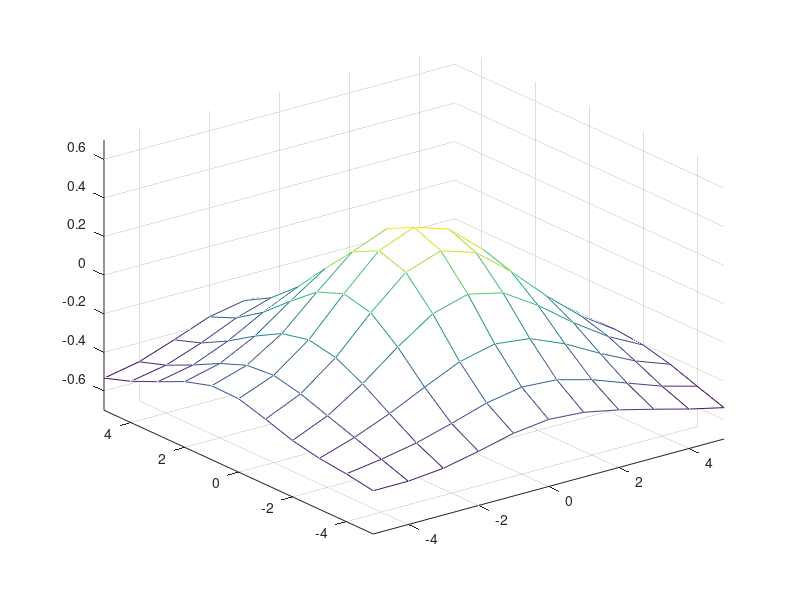

The MATLAB script that drew this image:

%define variables
hidden=200
epoch=300

%the bottom plane is X and Y
x=[-5:1:5]';
y=x;
%the terrain is Z.
z=exp(-x.*x*0.1) * exp(-y.*y*0.1)' - 0.5;

%the size of the graph
gridsize = size(x, 1);
ndata = gridsize*gridsize;
eta = 0.001;
alpha = 0.9;


%Transform z into a vector with 1 rows and num_points columns
targets = reshape (z, 1, ndata);
%Meshgrid, take x and y and produce matrices xx and yy
[xx, yy] = meshgrid (x, y);
%Create a matrix 
patterns = [reshape(xx, 1, ndata); reshape(yy, 1, ndata)];

[insize, ndata] = size(patterns);
[outsize, ndata] = size(targets);


%
%rand returns interval (0,1) we want interval (?1/?d,1/?d), therefore we
%take -2*1/?d and then +1/?d

%we want input to the node to be between -1 and 1, therefore we "normalize"
%the weight value with this formula. We want the input to the node to be

%from -1 to 1 because the S function inside the node only differs between
%-1 and 1, lesser and greater values are just the same. So we want to land
%somewhere between -1 and 1 on the S-func to get variating values.


v = rand(outsize,hidden+1)* 2/sqrt(insize) - 1/sqrt(insize);
w = rand(hidden,(insize+1))* 2/sqrt(insize) - 1/sqrt(insize);

dv = zeros(outsize,(hidden+1));
dw = zeros(hidden,(insize+1));

X = [patterns; ones(1,ndata)];


for i = 1:epoch 
    %Forward
    hin = w * X;
    hout = [2 ./ (1+exp(-hin)) - 1 ; ones(1,ndata)];
    oin = v * hout;
    out = 2 ./ (1+exp(-oin)) - 1;
    
    %Backprop
    delta_o = (out - targets) .* ((1 + out) .* (1 - out)) * 0.5;
    delta_h = (v' * delta_o) .* ((1 + hout) .* (1 - hout)) * 0.5;
    delta_h = delta_h(1:hidden, :);
    
    %Update weights
    dw = (dw .* alpha) - (delta_h * X') .* (1-alpha);
    dv = (dv .* alpha) - (delta_o * hout') .* (1-alpha);
    w = w + dw .* eta;
    v = v + dv .* eta;
    
    zz = reshape(out, gridsize, gridsize);
    mesh(x,y,zz);
    axis([-5 5 -5 5 -0.7 0.7]);
    drawnow;
    
    
end


